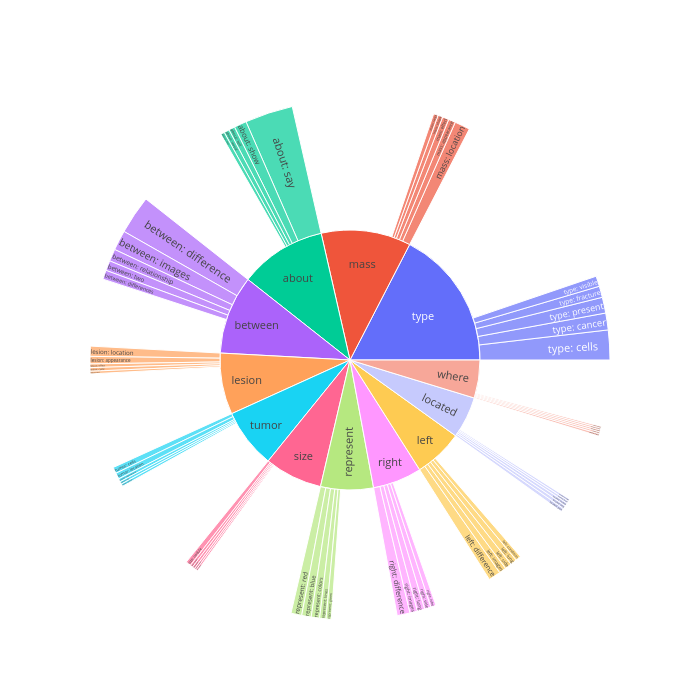

Write notebook code for a chart like this one.
### Code cell
import json, re
from collections import Counter, defaultdict
import plotly.graph_objects as go
import plotly.offline as pyo

pyo.init_notebook_mode(connected=True)

STOPWORDS = {"the", "a", "an", "is", "in", "of", "to", "and", "are", "on", "this", "what", "how",
             "does", "do", "any", "be", "it", "for", "at", "by", "can", "you", "with", "there",
             "that", "which", "was", "has", "image", "seen", "shown"}

DOMAIN_PATHS = {
    "x_ray":     "/home/as5606/projects/Super_LlaVA_Med/dataset_3/x_ray/open_ended_train_and_val/train_open_ended_annotations.jsonl",
    "mri":       "/home/as5606/projects/Super_LlaVA_Med/dataset_3/MRI/open_ended_train_and_val/train_open_ended_annotations.jsonl",
    "ct":        "/home/as5606/projects/Super_LlaVA_Med/dataset_3/CT/open_ended_train_and_val/train_open_ended_annotations.jsonl",
    "histology": "/home/as5606/projects/Super_LlaVA_Med/dataset_3/histology/open_ended_train_and_val/train_open_ended_annotations.jsonl",
    "pathology": "/home/as5606/projects/Super_LlaVA_Med/dataset_3/gross_pathology/open_ended_train_and_val/train_open_ended_annotations.jsonl",
}

def tokenize(text):
    return [w for w in re.findall(r'\b[a-z]+\b', text.lower())
            if w not in STOPWORDS and len(w) > 2]

all_questions = []
for path in DOMAIN_PATHS.values():
    records = [json.loads(l) for l in open(path)]
    all_questions += [r["question"] for r in records if r.get("type") == "standard"]

all_words = [w for q in all_questions for w in tokenize(q)]
top_inner = [w for w, _ in Counter(all_words).most_common(12)]

cooccur = defaultdict(Counter)
for q in all_questions:
    tokens = set(tokenize(q))
    for inner in top_inner:
        if inner in tokens:
            for t in tokens:
                if t != inner and t not in top_inner:
                    cooccur[inner][t] += 1

labels, parents, values = [], [], []

for inner in top_inner:
    inner_count = sum(1 for q in all_questions if inner in tokenize(q))
    labels.append(inner)
    parents.append("")
    values.append(inner_count)
    for word, count in cooccur[inner].most_common(5):
        label = f"{inner}: {word}"
        if label in labels:
            label = f"{inner}: {word}_{inner}"
        labels.append(label)
        parents.append(inner)
        values.append(count)

fig = go.Figure(go.Sunburst(
    labels=labels, parents=parents, values=values,
    textfont=dict(size=11),
))
fig.update_layout(width=700, height=700)
pyo.iplot(fig)

### Figure 1 — Plotly figure (JSON) as saved in the notebook; plotly's stock layout.template omitted (floating-point values rounded to 4 significant figures)
{"data": [{"labels": ["type", "type: cells", "type: cancer", "type: present", "type: fracture", "type: visible", "mass", "mass: location", "mass: appearance", "mass: effect", "mass: shape", "mass: large", "size", "size: nodule", "size: cystic", "size: cyst", "size: aneurysm", "size: largest", "tumor", "tumor: cells", "tumor: location", "tumor: appearance", "tumor: say", "tumor: pattern", "about", "about: say", "about: show", "about: tell", "about: reveal", "about: mri", "lesion", "lesion: location", "lesion: appearance", "lesion: effect", "lesion: cystic", "lesion: mri", "located", "located: part", "located: lung", "located: nodule", "located: these", "located: foreign", "between", "between: difference", "between: images", "between: relationship", "between: two", "between: differences", "where", "where: these", "where: cyst", "where: nodule", "where: catheter", "where: foreign", "represent", "represent: red", "represent: blue", "represent: colors", "represent: lines", "represent: green", "left", "left: difference", "left: images", "left: side", "left: lung", "left: condition", "right", "right: difference", "right: images", "right: lung", "right: side", "right: lobe"], "parents": ["", "type", "type", "type", "type", "type", "", "mass", "mass", "mass", "mass", "mass", "", "size", "size", "size", "size", "size", "", "tumor", "tumor", "tumor", "tumor", "tumor", "", "about", "about", "about", "about", "about", "", "lesion", "lesion", "lesion", "lesion", "lesion", "", "located", "located", "located", "located", "located", "", "between", "between", "between", "between", "between", "", "where", "where", "where", "where", "where", "", "represent", "represent", "represent", "represent", "represent", "", "left", "left", "left", "left", "left", "", "right", "right", "right", "right", "right"], "textfont": {"size": 11}, "type": "sunburst", "values": [2402, 364, 206, 194, 138, 127, 1730, 188, 86, 79, 59, 56, 1246, 65, 32, 30, 24, 21, 1201, 77, 76, 38, 32, 30, 1201, 588, 153, 75, 65, 47, 1168, 124, 91, 45, 44, 32, 840, 45, 40, 38, 30, 28, 824, 473, 245, 150, 123, 112, 810, 29, 24, 24, 23, 21, 799, 132, 116, 103, 78, 63, 734, 150, 87, 83, 80, 66, 717, 158, 93, 91, 78, 65]}], "layout": {"height": 700, "width": 700}}
